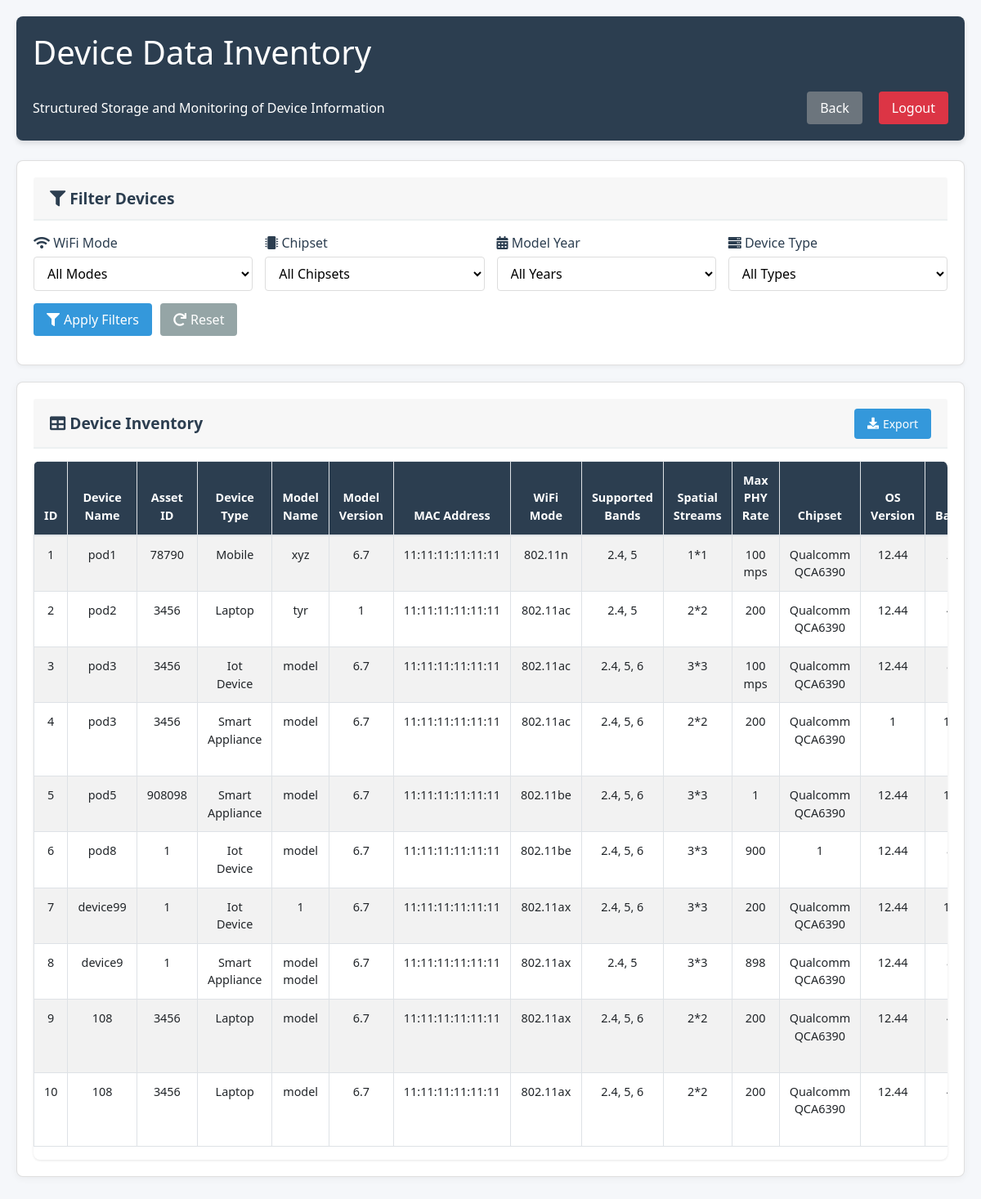
The app's page /view_data (signed in) with its own data.
### tables this page shows
CREATE TABLE devicedata (
        id INTEGER PRIMARY KEY AUTOINCREMENT,
        devicename TEXT NOT NULL,
        asset_id TEXT NOT NULL,
        device_type TEXT NOT NULL,
        model_name TEXT NOT NULL,
        model_version TEXT NOT NULL,
        mac_address TEXT NOT NULL,
        wifi_mode TEXT NOT NULL,
        supported_bands TEXT NOT NULL,
        spatial_streams TEXT NOT NULL,
        max_phy_rate TEXT NOT NULL,
        chipset TEXT NOT NULL,
        os_version TEXT NOT NULL,
        bandwidth TEXT NOT NULL,
        region TEXT NOT NULL,
        purchase_date TEXT NOT NULL,
        model_year TEXT NOT NULL,
        features TEXT NOT NULL,
        condition TEXT NOT NULL,
        controlled_app TEXT NOT NULL,
        remarks TEXT NOT NULL,
        battery TEXT NOT NULL,
        connection TEXT NOT NULL,
        location TEXT NOT NULL
    );

### app.py (the view)
@app.route('/view_data')
@no_cache
def view_data():
    conn = sqlite3.connect('devices.db')
    c = conn.cursor()
    c.execute("SELECT * FROM devicedata")
    rows = c.fetchall()
    conn.close()
    return render_template('view_data.html', rows=rows)

### app.py (called while the page is built)
@app.before_request
def require_login_for_protected_pages():
    protected_paths = ['/', '/settings', '/form', '/view_data', '/approve_user', '/toggle_access', '/delete_user', '/toggle_role']
    if request.path in protected_paths and not current_user.is_authenticated:
        return redirect(url_for('login'))

def no_cache(view):
    @wraps(view)
    def no_cache_wrapper(*args, **kwargs):
        response = make_response(view(*args, **kwargs))
        response.headers['Cache-Control'] = 'no-store, no-cache, must-revalidate, post-check=0, pre-check=0, max-age=0'
        response.headers['Pragma'] = 'no-cache'
        response.headers['Expires'] = '-1'
        return response
    return no_cache_wrapper

@login_manager.user_loader
def load_user(user_id):
    conn = sqlite3.connect('devices.db')
    c = conn.cursor()
    c.execute("SELECT id, username, password, role, is_approved, is_active FROM users WHERE id = ?", (user_id,))
    user = c.fetchone()
    conn.close()
    if user:
        return User(*user)
    return None

    @property
    def is_active(self):
        return self._is_active

### templates/view_data.html (shortened to what this page needs)
<!DOCTYPE html>
<html>
<head>
    <link rel="stylesheet" href="https://stackpath.bootstrapcdn.com/bootstrap/4.5.2/css/bootstrap.min.css">
    <link rel="stylesheet" href="https://cdnjs.cloudflare.com/ajax/libs/font-awesome/5.15.4/css/all.min.css">
</head>
<body>
    <div class="dashboard-container">
        <header class="header">
            <div class="mb-3">
                <h1>Device Data Inventory</h1>
            </div>
            <div class="header-subrow">
                <p class="mb-0" style="text-align: left;">Structured Storage and Monitoring of Device Information</p>
                <a href="{{ url_for('index') }}" class="btn btn-secondary">Back</a>
                <a href="{{ url_for('logout') }}" class="btn btn-danger ms-auto">Logout</a>
            </div>
        </header>
        <div class="card filter-section mt-4">
            <div class="card-header">
                <span><i class="fas fa-filter"></i> Filter Devices</span>
            </div>
            <div class="filter-row">
                <div class="filter-group">
                    <label for="wifi-mode"><i class="fas fa-wifi"></i> WiFi Mode</label>
                    <select id="wifi-mode">
                        <option value="">All Modes</option>
                    </select>
                </div>
                <div class="filter-group">
                    <label for="chipset"><i class="fas fa-microchip"></i> Chipset</label>
                    <select id="chipset">
                        <option value="">All Chipsets</option>
                    </select>
                </div>
                <div class="filter-group">
                    <label for="model-year"><i class="fas fa-calendar-alt"></i> Model Year</label>
                    <select id="model-year">
                        <option value="">All Years</option>
                    </select>
                </div>
                <div class="filter-group">
                    <label for="device-type"><i class="fas fa-server"></i> Device Type</label>
                    <select id="device-type">
                        <option value="">All Types</option>
                    </select>
                </div>
            </div>
            <div class="filter-row">
                <div class="filter-actions">
                    <button id="apply-filters" class="btn btn-primary">
                        <i class="fas fa-filter"></i> Apply Filters
                    </button>
                    <button id="reset-filters" class="btn btn-reset">
                        <i class="fas fa-redo"></i> Reset
                    </button>
                </div>
            </div>
        </div>
        <div class="card">
            <div class="card-header">
                <span><i class="fas fa-table"></i> Device Inventory</span>
                <div>
                    <button class="btn btn-primary btn-sm">
                        <i class="fas fa-download"></i> Export
                    </button>
                </div>
            </div>
            <div class="table-container">
                <div class="table-responsive">
                    <table id="device-table" class="table table-bordered table-striped table-hover">
                        <thead>
                            <tr>
                                <th>ID</th>
                                <th>Device Name</th>
                                <th>Asset ID</th>
                                <th>Device Type</th>
                                <th>Model Name</th>
                                <th>Model Version</th>
                                <th>MAC Address</th>
                                <th>WiFi Mode</th>
                                <th>Supported Bands</th>
                                <th>Spatial Streams</th>
                                <th>Max PHY Rate</th>
                                <th>Chipset</th>
                                <th>OS Version</th>
                                <th>Bandwidth</th>
                            </tr>
                        </thead>
                        <tbody>
                            {% for row in rows %}
                            <tr>
                                {% for col in row %}
                                <td>{{ col }}</td>
                                {% endfor %}
                            </tr>
                            {% endfor %}
                        </tbody>
                    </table>
                </div>
            </div>
        </div>
    </div>
</body>
</html>

### templates/view_data.html (style rules this page uses)
:root { --primary-color: #3498db; --secondary-color: #2ecc71; --accent-color: #e74c3c; --dark-color: #2c3e50; --light-color: #ecf0f1; --filter-active-color: rgba(52, 152, 219, 0.1); }
body { font-family: 'Segoe UI', Tahoma, Geneva, Verdana, sans-serif; background-color: #f5f7fa; color: #333; padding: 20px; }
.dashboard-container { max-width: 1400px; margin: 0 auto; }
.header { grid-column: 1 / -1; background-color: var(--dark-color); color: white; padding: 20px; border-radius: 8px; box-shadow: 0 4px 6px rgba(0, 0, 0, 0.1); display: flex; flex-direction: column; align-items: flex-start; }
.header-subrow { display: flex; width: 100%; align-items: center; gap: 20px; flex-wrap: wrap; }
.header-subrow p { flex: 1; margin: 0; }
.card { background-color: white; border-radius: 8px; padding: 20px; box-shadow: 0 2px 10px rgba(0, 0, 0, 0.05); transition: transform 0.3s ease, box-shadow 0.3s ease; margin-bottom: 20px; }
.card-header { font-size: 1.2rem; font-weight: 600; margin-bottom: 15px; color: var(--dark-color); border-bottom: 2px solid var(--light-color); padding-bottom: 10px; display: flex; justify-content: space-between; align-items: center; }
.table-container { position: relative; }
.table-responsive { overflow-x: auto; max-height: 70vh; border-radius: 8px; box-shadow: 0 1px 3px rgba(0, 0, 0, 0.1); }
table { width: 100%; border-collapse: collapse; font-size: 0.9rem; }
th, td { padding: 12px 15px; text-align: left; border-bottom: 1px solid #e9ecef; }
th { background-color: var(--dark-color); color: white; position: sticky; top: 0; text-align: center; font-weight: 600; }
td { text-align: center; vertical-align: middle; }
tr { transition: all 0.2s ease; }
.filter-section { background-color: white; border-radius: 8px; padding: 20px; box-shadow: 0 2px 5px rgba(0, 0, 0, 0.05); margin-bottom: 20px; }
.filter-row { display: flex; flex-wrap: wrap; gap: 15px; margin-bottom: 15px; }
.filter-group { flex: 1; min-width: 200px; }
label { display: block; margin-bottom: 5px; font-weight: 500; color: var(--dark-color); }
select { width: 100%; padding: 8px 12px; border: 1px solid #ddd; border-radius: 4px; background-color: white; transition: border-color 0.3s; }
.filter-actions { display: flex; gap: 10px; align-items: center; }
.btn { padding: 8px 16px; border: none; border-radius: 4px; cursor: pointer; font-weight: 500; transition: all 0.3s; display: inline-flex; align-items: center; }
.btn i { margin-right: 5px; }
.btn-primary { background-color: var(--primary-color); color: white; }
.btn-reset { background-color: #95a5a6; color: white; }

### records on screen
devicedata: row "1", devicename "pod1", asset "78790", device_type "Mobile", model_name "xyz", model_version "6.7", mac_address "11:11:11:11:11:11", wifi_mode "802.11n", supported_bands "2.4, 5", spatial_streams "1*1", max_phy_rate "100 mps", chipset "Qualcomm QCA6390", os_version "12.44"
devicedata: row "2" "1", devicename "pod2", asset "3456", device_type "Laptop", model_name "tyr", mac_address "11:11:11:11:11:11", wifi_mode "802.11ac", supported_bands "2.4, 5", spatial_streams "2*2", max_phy_rate "200", chipset "Qualcomm QCA6390", os_version "12.44"
devicedata: row "3", devicename "pod3", asset "3456", device_type "Iot Device", model_name "model", model_version "6.7", mac_address "11:11:11:11:11:11", wifi_mode "802.11ac", supported_bands "2.4, 5, 6", spatial_streams "3*3", max_phy_rate "100 mps", chipset "Qualcomm QCA6390", os_version "12.44"
devicedata: row "4" "1", devicename "pod3", asset "3456", device_type "Smart Appliance", model_name "model", model_version "6.7", mac_address "11:11:11:11:11:11", wifi_mode "802.11ac", supported_bands "2.4, 5, 6", spatial_streams "2*2", max_phy_rate "200", chipset "Qualcomm QCA6390"
devicedata: row "5" "1", devicename "pod5", asset "908098", device_type "Smart Appliance", model_name "model", model_version "6.7", mac_address "11:11:11:11:11:11", wifi_mode "802.11be", supported_bands "2.4, 5, 6", spatial_streams "3*3", chipset "Qualcomm QCA6390", os_version "12.44"
devicedata: row "6" "1" "1", devicename "pod8", device_type "Iot Device", model_name "model", model_version "6.7", mac_address "11:11:11:11:11:11", wifi_mode "802.11be", supported_bands "2.4, 5, 6", spatial_streams "3*3", max_phy_rate "900", os_version "12.44"
devicedata: row "7" "1" "1", devicename "device99", device_type "Iot Device", model_version "6.7", mac_address "11:11:11:11:11:11", wifi_mode "802.11ax", supported_bands "2.4, 5, 6", spatial_streams "3*3", max_phy_rate "200", chipset "Qualcomm QCA6390", os_version "12.44"
devicedata: row "8" "1", devicename "device9", device_type "Smart Appliance", model_name "model model", model_version "6.7", mac_address "11:11:11:11:11:11", wifi_mode "802.11ax", supported_bands "2.4, 5", spatial_streams "3*3", max_phy_rate "898", chipset "Qualcomm QCA6390", os_version "12.44"
devicedata: row "9", devicename "108", asset "3456", device_type "Laptop", model_name "model", model_version "6.7", mac_address "11:11:11:11:11:11", wifi_mode "802.11ax", supported_bands "2.4, 5, 6", spatial_streams "2*2", max_phy_rate "200", chipset "Qualcomm QCA6390", os_version "12.44"
devicedata: row "10", devicename "108", asset "3456", device_type "Laptop", model_name "model", model_version "6.7", mac_address "11:11:11:11:11:11", wifi_mode "802.11ax", supported_bands "2.4, 5, 6", spatial_streams "2*2", max_phy_rate "200", chipset "Qualcomm QCA6390", os_version "12.44"
